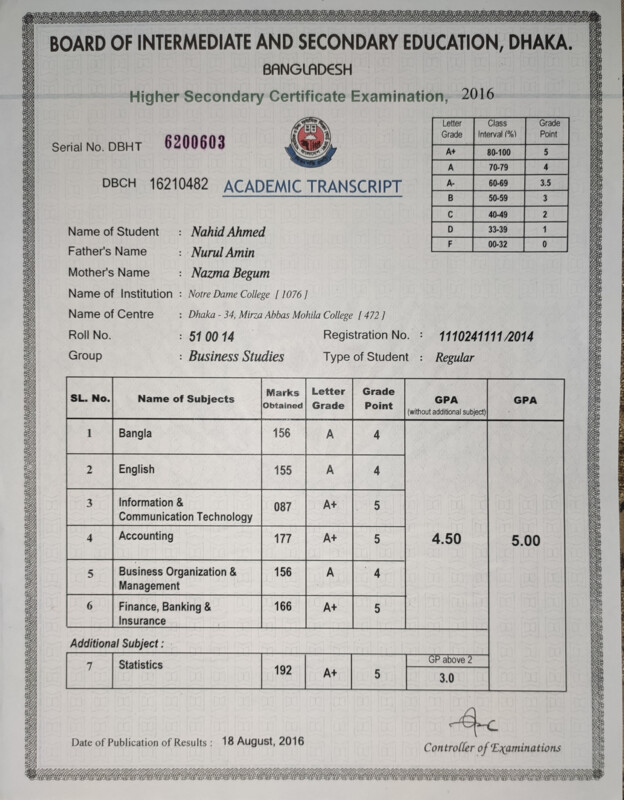
#> input picture TOOLS/img-dimension-size/HSC_ TRANSCRIPT.jpg, 624 x 800 px; its folder holds only this picture in this run
$ python -i duplicate_image_finder.py   (imports and definitions only)
#> lines starting #> are read from the running program, lines starting #| are printed output that depends on the picture
import json
import math
import os
import sys
import hashlib
import ctypes
from dataclasses import dataclass
from typing import Any, Dict, List, Optional, Tuple

from PyQt6.QtCore import QByteArray, QObject, Qt, QThread, QProcess, QTimer, pyqtSignal, QPoint, QRect, QSize
from PyQt6.QtGui import QAction, QCursor, QIcon, QPainter, QPixmap
from PyQt6.QtWidgets import (
    QApplication,
    QAbstractItemView,
    QCheckBox,
    QDialog,
    QFileDialog,
    QFormLayout,
    QFrame,
    QGroupBox,
    QHBoxLayout,
    QHeaderView,
    QLabel,
    QLayout,
    QLineEdit,
    QListView,
    QMainWindow,
    QMenu,
    QMessageBox,
    QProgressBar,
    QPushButton,
    QScrollArea,
    QSlider,
    QSpinBox,
    QStatusBar,
    QTableWidget,
    QTableWidgetItem,
    QTreeView,
    QSplitter,
    QVBoxLayout,
    QWidget,
)
from PIL import Image, ImageOps
from PyQt6.QtSvg import QSvgRenderer


# CYBERPUNK THEME PALETTE
CP_BG = "#050505"
CP_PANEL = "#111111"
CP_YELLOW = "#FCEE0A"
CP_CYAN = "#00F0FF"
CP_RED = "#FF003C"
CP_GREEN = "#00ff21"
CP_ORANGE = "#ff934b"
CP_DIM = "#3a3a3a"
CP_TEXT = "#E0E0E0"
CP_SUBTEXT = "#808080"

IMAGE_EXTENSIONS = {
    ".jpg",
    ".jpeg",
    ".png",
    ".bmp",
    ".gif",
    ".webp",
    ".tif",
    ".tiff",
}
HASH_BITS = 256
THUMB_SIZE = 140
APP_USER_MODEL_ID = "delta.duplicateimagefinder.1"


def app_dir() -> str:
    return os.path.dirname(os.path.abspath(__file__))


def settings_path() -> str:
    return os.path.join(app_dir(), "duplicate_image_finder_settings.json")


def app_icon_svg_path() -> str:
    return os.path.join(app_dir(), "duplicate_image_finder_icon.svg")


def app_icon_ico_path() -> str:
    return os.path.join(app_dir(), "duplicate_image_finder_icon.ico")


def checkbox_check_icon_path() -> str:
    return os.path.join(app_dir(), "duplicate_image_finder_check.svg")


# [92 lines left out: functions set_windows_app_id, icon_svg_markup, ensure_app_icon_files, ensure_checkbox_check_icon, make_app_icon, apply_windows_window_icon, not called in this run]


@dataclass
class ImageRecord:
    path: str
    width: int
    height: int
    file_size: int
    digest: str
    dhash: int

    @property
    def resolution(self) -> str:
        return f"{self.width}x{self.height}"


class SettingsDialog(QDialog):
    # [27 lines left out: function __init__, not called in this run]

    def values(self) -> Dict[str, int]:
        return {"thumbnail_size": self.preview_spin.value()}


class UnionFind:
    def __init__(self, size: int) -> None:
        self.parent = list(range(size))
        self.rank = [0] * size

    # [18 lines left out: functions find, union, not called in this run]


class BKNode:
    # [4 lines left out: function __init__, not called in this run]


class BKTree:
    def __init__(self) -> None:
        self.root: Optional[BKNode] = None

    # [29 lines left out: functions add, search, not called in this run]


class FlowLayout(QLayout):
    def __init__(self, parent=None):
        super().__init__(parent)
        self._items = []

    def __del__(self):
        while self._items:
            self.takeAt(0)

    def addItem(self, item):
        self._items.append(item)

    def count(self):
        return len(self._items)

    # [9 lines left out: functions itemAt, takeAt, not called in this run]

    def expandingDirections(self):
        return Qt.Orientation(0)

    def hasHeightForWidth(self):
        return True

    def heightForWidth(self, width):
        return self._do_layout(QRect(0, 0, width, 0), True)

    def setGeometry(self, rect):
        super().setGeometry(rect)
        self._do_layout(rect, False)

    def sizeHint(self):
        return self.minimumSize()

    # [63 lines left out: functions minimumSize, _do_layout, default_settings, load_settings, not called in this run]


def save_settings(data: Dict[str, Any]) -> None:
    with open(settings_path(), "w", encoding="utf-8") as handle:
        json.dump(data, handle, indent=2)


# [8 lines left out: function format_bytes, not called in this run]


def hamming_distance(left: int, right: int) -> int:
    return (left ^ right).bit_count()


def similarity_ratio(left: int, right: int) -> float:
    return 1.0 - (hamming_distance(left, right) / HASH_BITS)


# [6 lines left out: function sha1_digest, not called in this run]


def compute_dhash(path: str) -> Tuple[int, int, int]:
    with Image.open(path) as image:
#> image is the input picture: PIL image 624x800 RGB; mean R, G, B 183.4, 181.1, 177.4
        image = ImageOps.exif_transpose(image)
        rgb = image.convert("RGB")
        width, height = rgb.size
#> width = 624; height = 800
        resized = rgb.convert("L").resize((17, 16), Image.Resampling.LANCZOS)
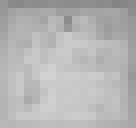
#> resized: PIL image 17x16 L (shown 8 times larger); min 131, max 210, mean 181
        pixels = list(resized.getdata())
#> pixels = 272 values, max 210 at index 158, min 131 at index 14, mean 181
    result = 0
    for row in range(16):
        row_start = row * 17
        for col in range(16):
            result <<= 1
            if pixels[row_start + col] > pixels[row_start + col + 1]:
                result |= 1
    return result, width, height


# [130 lines that did not run here, left out]


# [146 lines that did not run here, left out]


# [180 lines that did not run here, left out]


class DuplicateImageFinderApp(QMainWindow):
    # [359 lines left out: functions __init__, _apply_theme, _build_ui, clear_results, restore_saved_state, append_folder_row and 4 more, not called in this run]

    def on_match_ratio_changed(self, value: int) -> None:
        self.settings_data["match_ratio"] = value
        save_settings(self.settings_data)

    # [30 lines left out: functions on_folder_checkbox_changed, add_folders, remove_selected_folders, not called in this run]

    def clear_folders(self) -> None:
        self.folder_table.setRowCount(0)
        self.persist_state()

    # [58 lines left out: functions selected_folders, start_scan, cancel_scan, cleanup_scan_thread, not called in this run]

    def on_progress(self, message: str) -> None:
        self.statusBar().showMessage(message)

    def on_progress_value(self, current: int, total: int) -> None:
        self.status_progress.setMaximum(max(total, 1))
        self.status_progress.setValue(current)

    # [4 lines left out: function on_scan_finished, not called in this run]

    def on_scan_failed(self, error: str) -> None:
        QMessageBox.critical(self, "Scan Failed", error)
        self.statusBar().showMessage("Scan failed.")

    def on_scan_cancelled(self) -> None:
        self.statusBar().showMessage("Scan cancelled.")

    def group_key(self, items: List[ImageRecord]) -> Tuple[str, ...]:
        return tuple(sorted(item.path for item in items))

    def thumbnail_cache_key(self, path: str) -> Tuple[str, int]:
        return (os.path.normcase(path), self.thumbnail_size)

    def invalidate_thumbnail(self, path: str) -> None:
        self.thumbnail_cache.pop(self.thumbnail_cache_key(path), None)

    # [16 lines left out: function get_thumbnail, not called in this run]

    def skip_group(self, group_key: Tuple[str, ...]) -> None:
        self.skipped_group_keys.add(group_key)
        self.render_groups()

    # [124 lines left out: functions delete_group, render_groups, restart_app, open_settings, main, not called in this run]


# [2 lines not run here, left out]

>>> result = compute_dhash('../img-dimension-size/HSC_ TRANSCRIPT.jpg')

$ run again, on TOOLS/img-dimension-size/HSC_Certificate.jpg
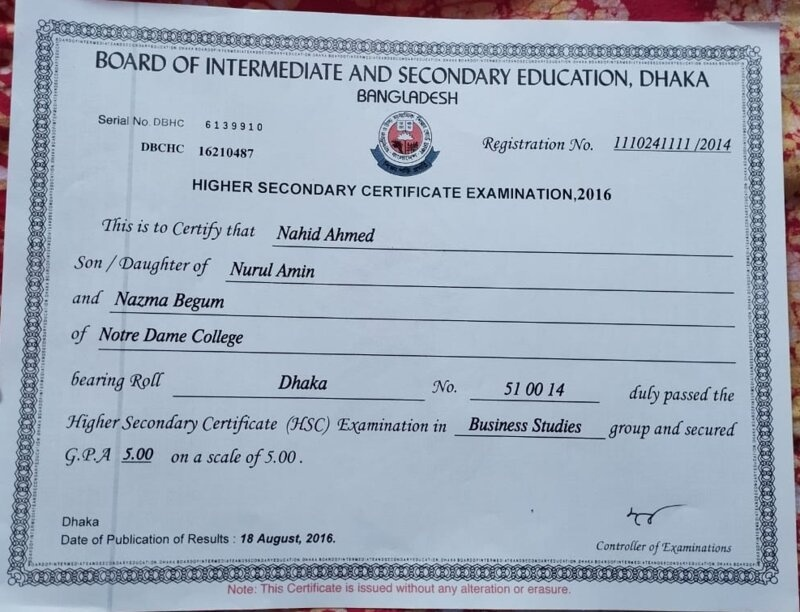
#> input picture TOOLS/img-dimension-size/HSC_Certificate.jpg, 800 x 612 px
#> in compute_dhash, image is the input picture: PIL image 800x612 RGB; mean R, G, B 159.9, 172.1, 187.8
#> in compute_dhash, `resized = rgb.convert("L").resize((17, 16), Image.Resampling.LANCZOS)`:
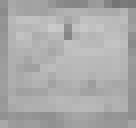
#> resized: PIL image 17x16 L (shown 8 times larger); min 116, max 202, mean 170.8
#> pixels = 272 values, max 202 at index 57, min 116 at index 14, mean 170.8
